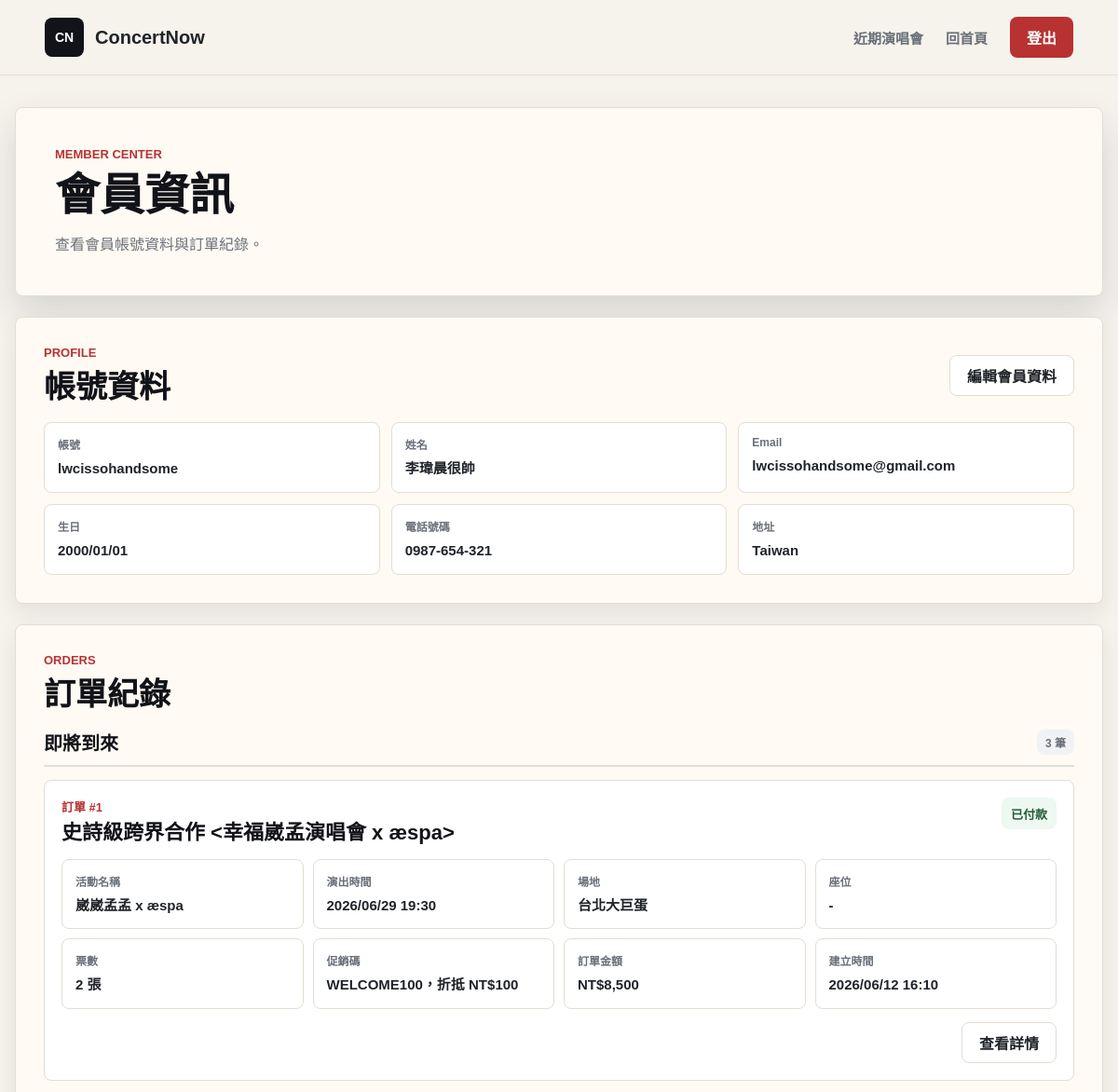
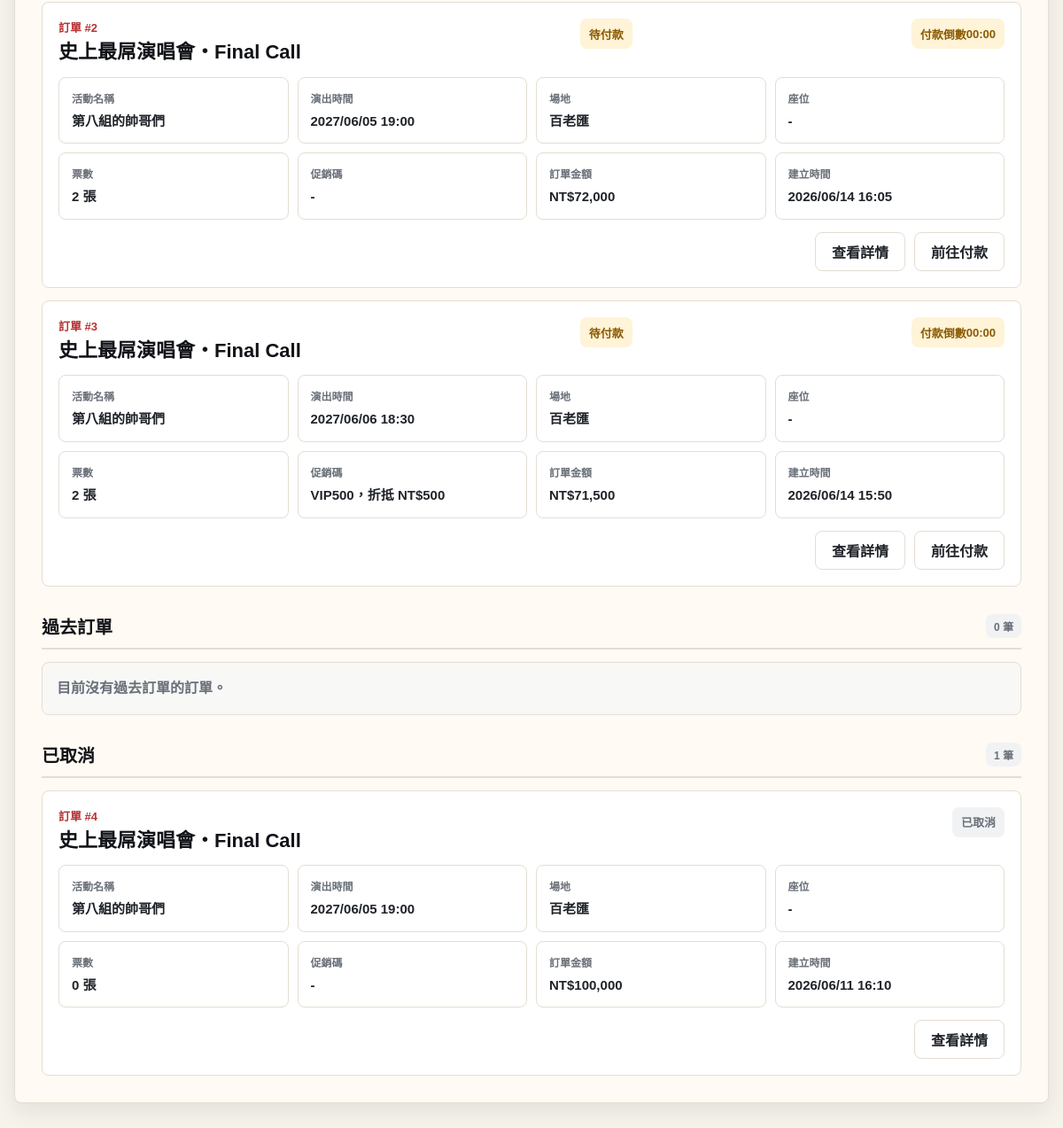
The page /customer/member.php (signed in) on the database its author committed (2 pictures, top to bottom).
### tables this page shows
CREATE TABLE User (
    user_id INT AUTO_INCREMENT PRIMARY KEY,
    username VARCHAR(50) NOT NULL UNIQUE,
    real_name VARCHAR(50) NOT NULL,
    birth_date DATETIME NOT NULL,
    phone_num VARCHAR(20) NOT NULL,
    id_number VARCHAR(20) NOT NULL UNIQUE,
    email VARCHAR(100) NOT NULL,
    user_address VARCHAR(255) NULL,
    password VARCHAR(255) NOT NULL,
    role ENUM('customer', 'manager') DEFAULT 'customer',
    created_at TIMESTAMP DEFAULT CURRENT_TIMESTAMP
);

CREATE TABLE Orders (
    order_id INT AUTO_INCREMENT PRIMARY KEY,
    user_id INT,
    show_id INT,
    promo_id INT NULL,                      
    total_price INT NOT NULL,               
    status ENUM('pending_payment', 'paid', 'cancelled') DEFAULT 'pending_payment',
    payment_method VARCHAR(30) NULL,         
    delivery_method VARCHAR(30) NULL,        
    created_at TIMESTAMP DEFAULT CURRENT_TIMESTAMP,
    FOREIGN KEY (user_id) REFERENCES User(user_id),
    FOREIGN KEY (show_id) REFERENCES ShowDate(show_id),
    FOREIGN KEY (promo_id) REFERENCES PromoCode(promo_id) ON DELETE SET NULL
);

CREATE TABLE Concert (
    concert_id INT AUTO_INCREMENT PRIMARY KEY,
    organizer_id INT NULL,                           
    artist VARCHAR(100) NOT NULL,                     
    title VARCHAR(255) NOT NULL,                      
    venue VARCHAR(100) NOT NULL,                      
    concert_address VARCHAR(255) NOT NULL,                    
    image VARCHAR(255),                               
    sale_start DATETIME NOT NULL,                     
    sale_end DATETIME NOT NULL,                       
    description TEXT,                                 
    notice TEXT,                                      
    created_at TIMESTAMP DEFAULT CURRENT_TIMESTAMP,
    FOREIGN KEY (organizer_id) REFERENCES Organizer(organizer_id) ON DELETE SET NULL
);

CREATE TABLE ShowDate (
    show_id INT AUTO_INCREMENT PRIMARY KEY,
    concert_id INT NOT NULL,                          
    show_datetime DATETIME NOT NULL,                  
    status VARCHAR(50) DEFAULT 'available',           
    FOREIGN KEY (concert_id) REFERENCES Concert(concert_id) ON DELETE CASCADE
);

CREATE TABLE PromoCode (
    promo_id INT AUTO_INCREMENT PRIMARY KEY,
    code_name VARCHAR(50) NOT NULL UNIQUE,  
    discount_amount INT NOT NULL,           
    usage_limit INT NULL,                   
    starts_at DATETIME NULL,                
    expires_at DATETIME NULL,               
    is_active BOOLEAN DEFAULT TRUE,         
    created_at TIMESTAMP DEFAULT CURRENT_TIMESTAMP,
    updated_at TIMESTAMP DEFAULT CURRENT_TIMESTAMP ON UPDATE CURRENT_TIMESTAMP
);

### customer/member.php (the view, shortened to what the rows shown need)
<?php
require_once __DIR__ . '/../includes/db_config.php';
require_once __DIR__ . '/../includes/order_expiration.php';
function h($value) {
    return htmlspecialchars((string) $value, ENT_QUOTES, 'UTF-8');
}
function memberDateTimeText($value) {
    $timestamp = strtotime((string) $value);
    return $timestamp ? date('Y/m/d H:i', $timestamp) : (string) $value;
}
function memberDateText($value) {
    $timestamp = strtotime((string) $value);
    return $timestamp ? date('Y/m/d', $timestamp) : (string) $value;
}
function orderStatusText($status) {
    $labels = [
        'pending_payment' => '待付款',
        'paid' => '已付款',
        'cancelled' => '已取消',
    ];
    return $labels[$status] ?? (string) $status;
}
function orderStatusClass($status) {
    $classes = [
        'pending_payment' => 'is-pending',
        'paid' => 'is-paid',
        'cancelled' => 'is-cancelled',
    ];
    return $classes[$status] ?? 'is-unknown';
}
$stylePath = __DIR__ . '/../assets/css/style.css';
$styleVersion = file_exists($stylePath) ? filemtime($stylePath) : time();
$customerId = (int) $_SESSION['customer_id'];
$member = null;
$orders = [];
$orderGroups = [
    'upcoming' => [],
    'past' => [],
    'cancelled' => [],
];
$orderGroupLabels = [
    'upcoming' => '即將到來',
    'past' => '過去訂單',
    'cancelled' => '已取消',
];
$pageError = null;
if ($pdo === null) {
    $pageError = '目前無法連線到資料庫，請確認 MAMP / MySQL 已啟動，且 includes/db_config.php 設定正確。';
} else {
    try {
        $memberStatement = $pdo->prepare(
            'SELECT user_id, username, real_name, birth_date, phone_num, id_number, email, user_address, role, created_at
             FROM `User`
             WHERE user_id = :user_id
             LIMIT 1'
        );
        $memberStatement->execute(['user_id' => $customerId]);
        $member = $memberStatement->fetch();
        $orderStatement = $pdo->prepare(
            'SELECT
                o.order_id,
                o.total_price,
                o.status,
                o.created_at,
                sd.show_datetime,
                c.artist,
                c.title,
                c.venue,
                p.code_name,
                p.discount_amount,
                COUNT(t.ticket_id) AS ticket_count,
                GROUP_CONCAT(s.seat_number ORDER BY s.seat_number SEPARATOR "、") AS seat_numbers
             FROM Orders o
             LEFT JOIN ShowDate sd ON o.show_id = sd.show_id
             LEFT JOIN Concert c ON sd.concert_id = c.concert_id
             LEFT JOIN PromoCode p ON o.promo_id = p.promo_id
             LEFT JOIN Ticket t ON o.order_id = t.order_id
             LEFT JOIN Seat s ON t.seat_id = s.seat_id
             WHERE o.user_id = :user_id
             GROUP BY
                o.order_id,
                o.total_price,
                o.status,
                o.created_at,
                sd.show_datetime,
                c.artist,
                c.title,
                c.venue,
                p.code_name,
                p.discount_amount
             ORDER BY o.created_at DESC'
        );
        $orderStatement->execute(['user_id' => $customerId]);
        $orders = $orderStatement->fetchAll();
        $now = time();
        foreach ($orders as $order) {
            $showTimestamp = $order['show_datetime'] ? strtotime((string) $order['show_datetime']) : false;
            if ($order['status'] === 'cancelled') {
                $orderGroups['cancelled'][] = $order;
            } elseif ($showTimestamp !== false && $showTimestamp >= $now) {
                $orderGroups['upcoming'][] = $order;
            } else {
                $orderGroups['past'][] = $order;
            }
        }
        usort($orderGroups['upcoming'], function ($left, $right) {
            return strtotime((string) $left['show_datetime']) <=> strtotime((string) $right['show_datetime']);
        });
        usort($orderGroups['past'], function ($left, $right) {
            return strtotime((string) ($right['show_datetime'] ?? '')) <=> strtotime((string) ($left['show_datetime'] ?? ''));
        });
        usort($orderGroups['cancelled'], function ($left, $right) {
            return strtotime((string) $right['created_at']) <=> strtotime((string) $left['created_at']);
        });
    } catch (PDOException $exception) {
        $pageError = '會員資料讀取失敗：' . $exception->getMessage();
    }
}
?>
<!doctype html>
<html lang="zh-Hant">
<head>
    <link rel="stylesheet" href="../assets/css/style.css?v=<?= h($styleVersion) ?>">
</head>
<body>
    <main class="member-main">
        <section class="member-hero" aria-labelledby="member-title">
            <div>
                <h1 id="member-title">會員資訊</h1>
            </div>
        </section>
        <?php if ($pageError): ?>
            <section class="member-panel">
                <p class="member-alert"><?= h($pageError) ?></p>
            </section>
        <?php elseif ($member): ?>
            <section class="member-panel" aria-labelledby="profile-title">
                <div class="member-section-heading">
                    <div class="member-section-title">
                        <p>Profile</p>
                        <h2 id="profile-title">帳號資料</h2>
                    </div>
                    <a class="secondary-action" href="edit_member.php">編輯會員資料</a>
                </div>
                <dl class="member-info-grid">
                    <div>
                        <dt>帳號</dt>
                        <dd><?= h($member['username']) ?></dd>
                    </div>
                    <div>
                        <dt>姓名</dt>
                        <dd><?= h($member['real_name']) ?></dd>
                    </div>
                    <div>
                        <dt>Email</dt>
                        <dd><?= h($member['email']) ?></dd>
                    </div>
                    <div>
                        <dt>生日</dt>
                        <dd><?= h(memberDateText($member['birth_date'])) ?></dd>
                    </div>
                    <div>
                        <dt>電話號碼</dt>
                        <dd><?= h($member['phone_num']) ?></dd>
                    </div>
                    <div>
                        <dt>地址</dt>
                        <dd><?= h($member['user_address'] ?: '-') ?></dd>
                    </div>
                </dl>
            </section>
            <section class="member-panel" aria-labelledby="orders-title">
                <div class="member-section-title">
                    <p>Orders</p>
                    <h2 id="orders-title">訂單紀錄</h2>
                </div>
                <?php if (!$orders): ?>
                    <p class="member-empty">目前沒有訂單紀錄。</p>
                <?php else: ?>
                    <div class="member-order-groups">
                        <?php foreach ($orderGroups as $groupKey => $groupOrders): ?>
                            <section class="member-order-group" aria-labelledby="order-group-<?= h($groupKey) ?>">
                                <div class="member-order-group-heading">
                                    <h3 id="order-group-<?= h($groupKey) ?>"><?= h($orderGroupLabels[$groupKey]) ?></h3>
                                    <span><?= h(count($groupOrders)) ?> 筆</span>
                                </div>
                                <?php if (!$groupOrders): ?>
                                    <p class="member-empty member-order-group-empty">目前沒有<?= h($orderGroupLabels[$groupKey]) ?>的訂單。</p>
                                <?php else: ?>
                                    <div class="member-order-list">
                                        <?php foreach ($groupOrders as $order): ?>
                                            <article class="member-order-card">
                                                <div class="member-order-head">
                                                    <div>
                                                        <p>訂單 #<?= h($order['order_id']) ?></p>
                                                        <h3>
                                                            <a href="order_detail.php?order_id=<?= h($order['order_id']) ?>">
                                                                <?= h($order['title'] ?? '演唱會資料已移除') ?>
                                                            </a>
                                                        </h3>
                                                    </div>
                                                    <span class="member-status <?= h(orderStatusClass($order['status'])) ?>"><?= h(orderStatusText($order['status'])) ?></span>
                                                    <?php if ($order['status'] === 'pending_payment'): ?>
                                                        <?php $orderSecondsRemaining = orderPaymentSecondsRemaining($order['created_at']); ?>
                                                        <span class="member-status is-pending" data-order-countdown data-order-id="<?= h($order['order_id']) ?>" data-seconds="<?= h($orderSecondsRemaining) ?>">
                                                            付款倒數 <strong data-countdown-text><?= h(gmdate('i:s', $orderSecondsRemaining)) ?></strong>
                                                        </span>
                                                    <?php endif; ?>
                                                </div>
                                                <dl class="member-order-info">
                                                    <div>
                                                        <dt>活動名稱</dt>
                                                        <dd><?= h($order['artist'] ?? '-') ?></dd>
                                                    </div>
                                                    <div>
                                                        <dt>演出時間</dt>
                                                        <dd><?= h(memberDateTimeText($order['show_datetime'] ?? null)) ?></dd>
                                                    </div>
                                                    <div>
                                                        <dt>場地</dt>
                                                        <dd><?= h($order['venue'] ?? '-') ?></dd>
                                                    </div>
                                                    <div>
                                                        <dt>座位</dt>
                                                        <dd><?= h($order['seat_numbers'] ?: '-') ?></dd>
                                                    </div>
                                                    <div>
                                                        <dt>票數</dt>
                                                        <dd><?= h((int) $order['ticket_count']) ?> 張</dd>
                                                    </div>
                                                    <div>
                                                        <dt>促銷碼</dt>
                                                        <dd>
                                                            <?php if ($order['code_name']): ?>
                                                                <?= h($order['code_name']) ?>，折抵 NT$<?= h(number_format((int) $order['discount_amount'])) ?>
                                                            <?php else: ?>
                                                                -
                                                            <?php endif; ?>
                                                        </dd>
                                                    </div>
                                                    <div>
                                                        <dt>訂單金額</dt>
                                                        <dd>NT$<?= h(number_format((int) $order['total_price'])) ?></dd>
                                                    </div>
                                                    <div>
                                                        <dt>建立時間</dt>
                                                        <dd><?= h(memberDateTimeText($order['created_at'])) ?></dd>
                                                    </div>
                                                </dl>
                                                <div class="member-order-actions">
                                                    <a class="secondary-action" href="order_detail.php?order_id=<?= h($order['order_id']) ?>">查看詳情</a>
                                                    <?php if ($order['status'] === 'pending_payment'): ?>
                                                        <a class="secondary-action" href="payment.php?order_id=<?= h($order['order_id']) ?>">前往付款</a>
                                                    <?php endif; ?>
                                                </div>
                                            </article>
                                        <?php endforeach; ?>
                                    </div>
                                <?php endif; ?>
                            </section>
                        <?php endforeach; ?>
                    </div>
                <?php endif; ?>
            </section>
        <?php endif; ?>
    </main>
</body>
</html>

### rows shown on the page
user: username "lwcissohandsome", real_name "李瑋晨很帥", email "lwcissohandsome@gmail.com", birth_date "2000/01/01", phone_num "0987-654-321", user_address "Taiwan"
orders: order_id "1", concert.title "史詩級跨界合作 <幸福崴孟演唱會 x æspa>", status "已付款", concert.artist "崴崴孟孟 x æspa", show.show_datetime "2026/06/29 19:30", concert.venue "台北大巨蛋", seat_numbers "-", ticket_count "2", promo.code_name "WELCOME100", promo.discount_amount "100", total_price "8,500", created_at "2026/06/12 16:10"
orders: order_id "2", concert.title "史上最屌演唱會・Final Call", status "待付款", concert.artist "第八組的帥哥們", show.show_datetime "2027/06/05 19:00", concert.venue "百老匯", seat_numbers "-", ticket_count "2", total_price "72,000", created_at "2026/06/14 16:05"
orders: order_id "3", concert.title "史上最屌演唱會・Final Call", status "待付款", concert.artist "第八組的帥哥們", show.show_datetime "2027/06/06 18:30", concert.venue "百老匯", seat_numbers "-", ticket_count "2", promo.code_name "VIP500", promo.discount_amount "500", total_price "71,500", created_at "2026/06/14 15:50"
orders: order_id "4", concert.title "史上最屌演唱會・Final Call", status "已取消", concert.artist "第八組的帥哥們", show.show_datetime "2027/06/05 19:00", concert.venue "百老匯", seat_numbers "-", ticket_count "0", total_price "100,000", created_at "2026/06/11 16:10"

### other values the page prints
$orderGroupLabels[$groupKey] "即將到來"
count($groupOrders) "3"
$orderGroupLabels[$groupKey] "過去訂單"
count($groupOrders) "0"
$orderGroupLabels[$groupKey] "已取消"
count($groupOrders) "1"
